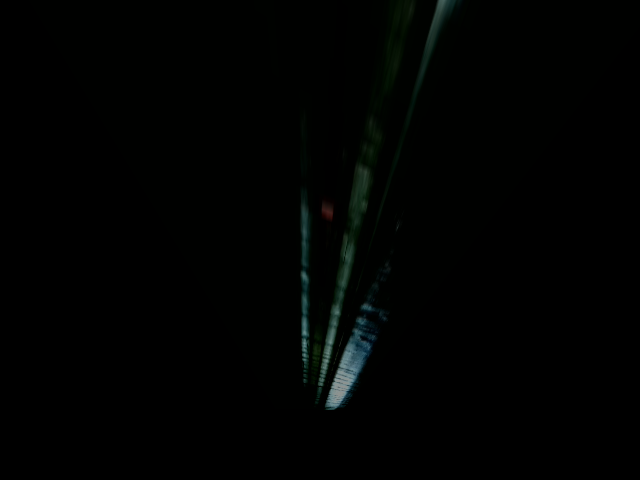
#> input picture test/lasertest3.png, 640 x 480 px, found by its file name
$ python test.py   (Python 2 division)
#> lines starting #> are read from the running program, lines starting #| are printed output that depends on the picture; after the words box and inside, x2 and y2 are one past the last pixel; in counts of white or black regions, pixels touching at a corner belong together
import cv2

im = cv2.imread("lasertest3.png", 1)
#> im is the input picture: shape (480, 640, 3); mean B, G, R 1.4, 2.2, 0.9
#cv2.imshow("TEST", im)
HUE_MIN = 5
HUE_MAX = 175
SAT_MIN = 100
SAT_MAX = 255
VAL_MIN = 50
VAL_MAX = 255
channels = {
    'hue': None,
    'saturation': None,
    'value': None,
    'laser': None,
}


def threshold_image(channel):

    if channel == "hue":
        minimum = HUE_MIN
        maximum = HUE_MAX
    elif channel == "saturation":
        minimum = SAT_MIN
        maximum = SAT_MAX
    elif channel == "value":
        minimum = VAL_MIN
        maximum = VAL_MAX

    (t, tmp) = cv2.threshold(
        channels[channel],  # src
        maximum,  # threshold value
        0,  # we dont care because of the selected type
        cv2.THRESH_TOZERO_INV  # type
    )

    (t, channels[channel]) = cv2.threshold(
        tmp,  # src
        minimum,  # threshold value
        255,  # maxvalue
        cv2.THRESH_BINARY  # type
    )

    if channel == 'hue':
        # only works for filtering red color because the range for the hue is split
        channels['hue'] = cv2.bitwise_not(channels['hue'])

def getLocation(frame):
    hsv_img = cv2.cvtColor(frame, cv2.COLOR_BGR2HSV)
#> hsv_img: shape (480, 640, 3); mean H, S, V 27.9, 112.2, 2.2

    # split the video frame into color channels
    h, s, v = cv2.split(hsv_img)
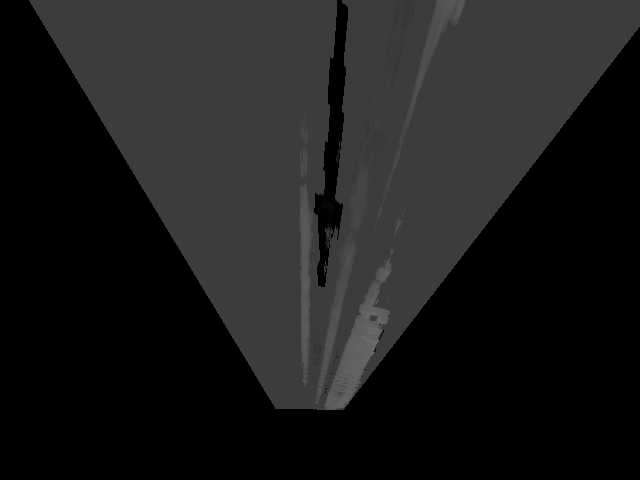
#> h: shape (480, 640); min 0, max 113, mean 27.9
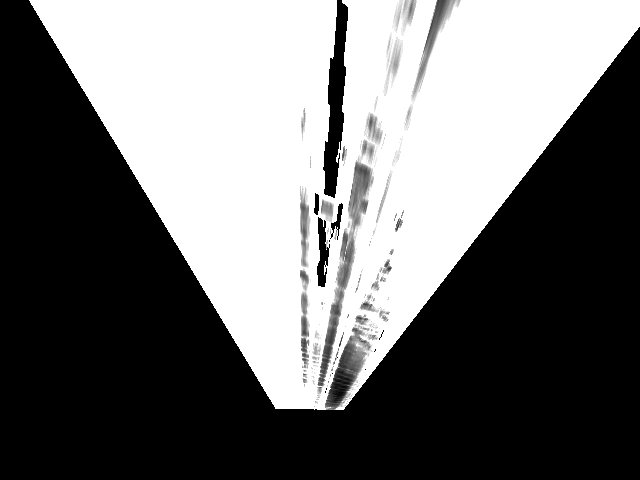
#> s: shape (480, 640); min 0, max 255, mean 112.2
    channels['hue'] = h
    channels['saturation'] = s
    channels['value'] = v

    # Threshold ranges of HSV components; storing the results in place
    threshold_image("hue")
#> in threshold_image, `(t, tmp) = cv2.threshold( channels[channel],`: t = 175
#> in threshold_image, `(t, channels[channel]) = cv2.threshold( tmp,`: t = 5
    threshold_image("saturation")
    threshold_image("value")

    # Perform an AND on HSV components to identify the laser!
    channels['laser'] = cv2.bitwise_and(channels['hue'], channels['value'])

    channels['laser'] = cv2.bitwise_and(channels['saturation'], channels['laser'])

    # track
    mask = channels['laser']
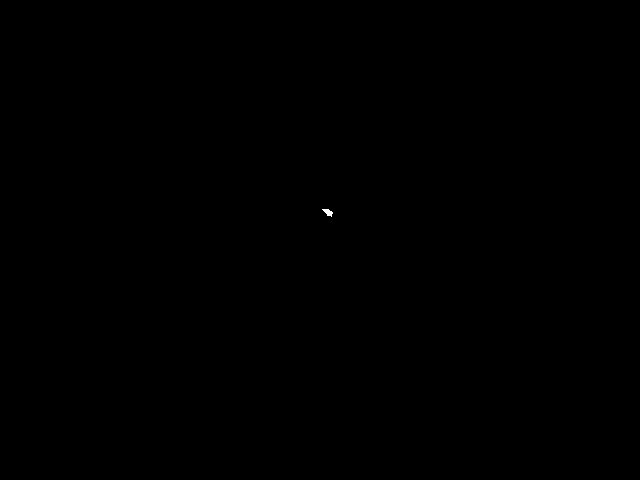
#> mask: shape (480, 640); 0.02% white; 1 white region

    #print "TEST"
    center = None
    countours = cv2.findContours(mask, cv2.RETR_EXTERNAL, cv2.CHAIN_APPROX_SIMPLE)[-2]
#> countours = 1 contour; box (x1, y1, x2, y2) and area: (322, 209, 333, 217) 35

    if len(countours) > 0:
        # print "found"
        c = max(countours, key=cv2.contourArea)
#> c = contour of 11 points, box (x1, y1, x2, y2) (322, 209, 333, 217), area 35
        ((x, y), radius) = cv2.minEnclosingCircle(c)
#> x = 326.5; y = 212.5; radius = 5.7
        moments = cv2.moments(c)
#> moments = moments, m00 35, centre m10/m00, m01/m00 = (327.7, 211.8)
        if moments["m00"] > 0:
            center = int(moments["m10"] / moments["m00"]), int(moments["m01"] / moments["m00"])
#> center = (327, 211)
        else:
            center = int(x), int(y)
    # print center
    return center
center = getLocation(im)
#> center = (327, 211)
print center
#| (327, 211)
cv2.circle(im, (center), 5, (0,255,0), 3)
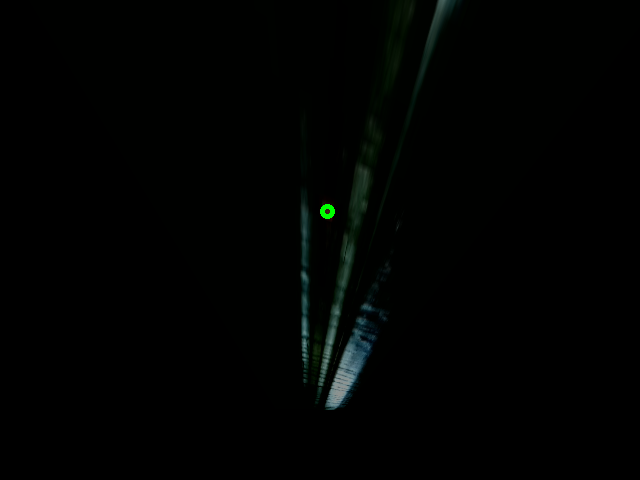
#> im: shape (480, 640, 3); 0.05% of pixels changed, all inside (x1, y1, x2, y2) = (320, 204, 335, 219)
cv2.imshow("TEST", im)
cv2.waitKey(0)

$ run again, with test/lasertest2.png copied over test/lasertest3.png
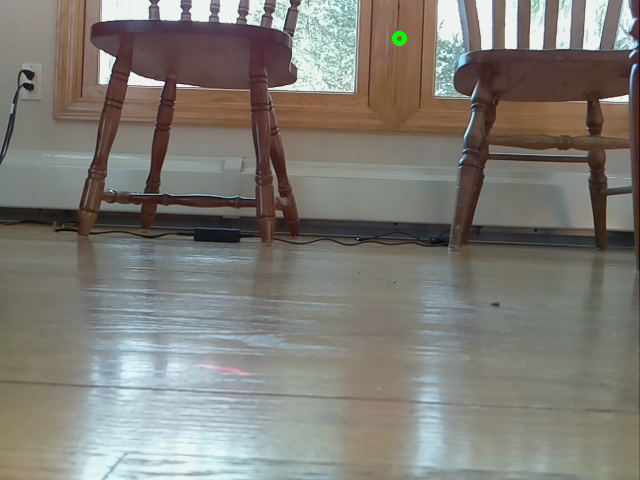
#> input picture test/lasertest2.png, 640 x 480 px, found by its file name
#> im is the input picture: shape (480, 640, 3); mean B, G, R 117.7, 124, 126.8
#> hsv_img: shape (480, 640, 3); mean H, S, V 51, 42, 132.4
#> in threshold_image, `(t, tmp) = cv2.threshold( channels[channel],`: t = 175
#> in threshold_image, `(t, channels[channel]) = cv2.threshold( tmp,`: t = 5
#> in getLocation, `mask = channels['laser']`:
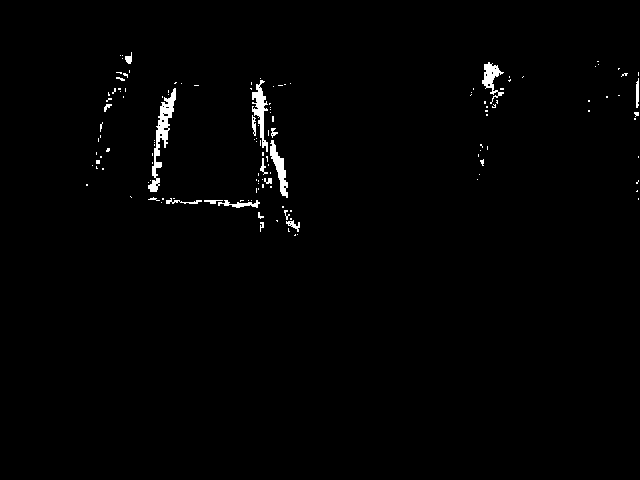
#> mask: shape (480, 640); 1.1% white; 138 white regions (118 under 20 px)
#> countours = 138 contours, 125 with area under 20; largest, box (x1, y1, x2, y2) and area: (148, 88, 176, 192) 682, (252, 80, 268, 152) 364, (270, 140, 288, 198) 342, (482, 62, 504, 104) 290, (218, 200, 260, 208) 102
#> c = contour of 151 points, box (x1, y1, x2, y2) (148, 88, 176, 192), area 682
#> x = 162.5; y = 139.5; radius = 53
#> moments = moments, m00 682, centre m10/m00, m01/m00 = (162, 133.9)
#> in getLocation, `center = int(moments["m10"] / moments["m00"]), int(moments["m01"] / mo..`: center = (161, 133)
#| (161, 133)
#> `cv2.circle(im, (center), 5, (0,255,0), 3)`:
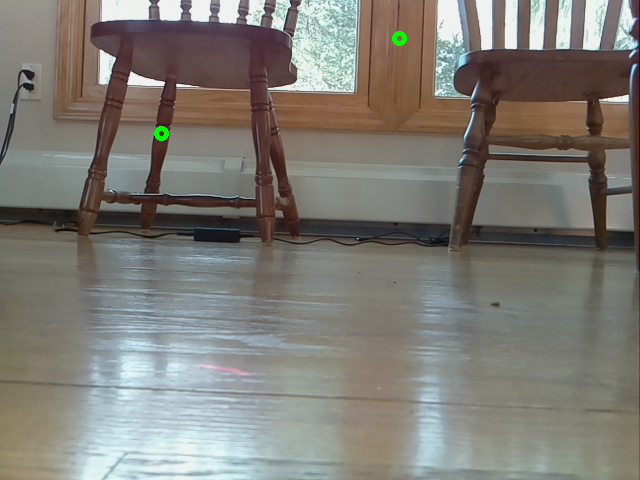
#> im: shape (480, 640, 3); 0.05% of pixels changed, all inside (x1, y1, x2, y2) = (154, 126, 169, 141)
